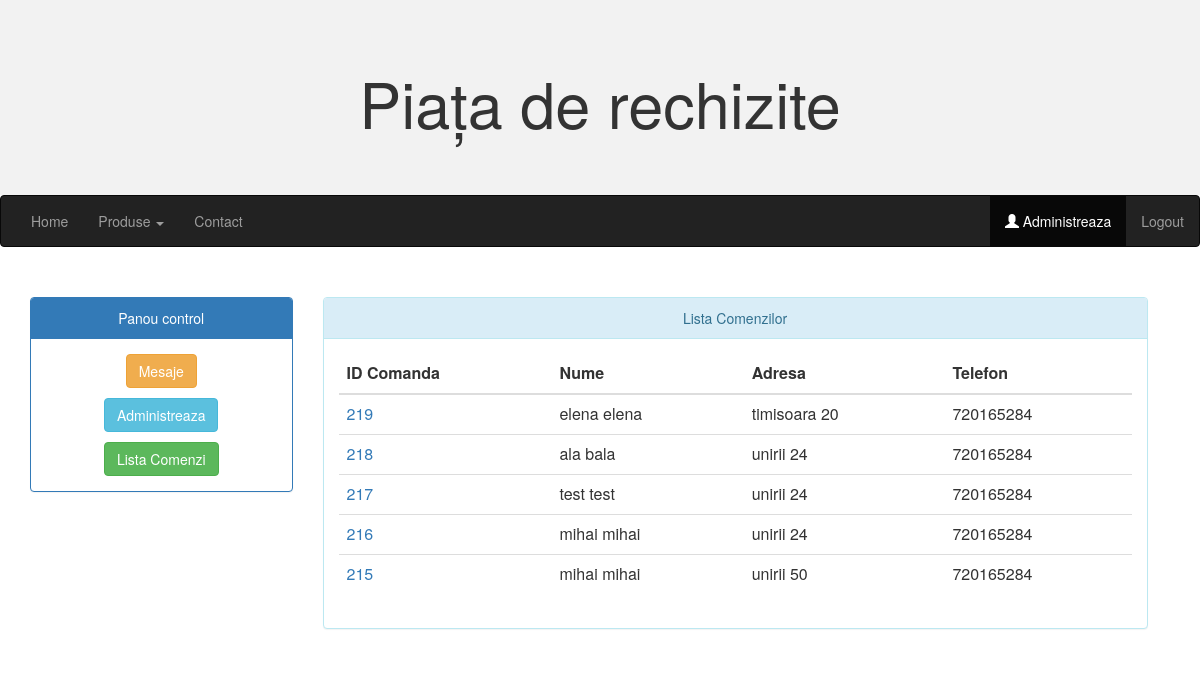
The page /admin/comenzi.php (signed in) on the database its author committed.
### tables this page shows
CREATE TABLE `comenzi` (
  `ID_Comanda` int(11) UNSIGNED NOT NULL,
  `Nume` varchar(50) NOT NULL,
  `Adresa` varchar(200) NOT NULL,
  `Telefon` int(11) NOT NULL
);

### classes/Db.php (called while the page is built, shortened)
<?php
class Db
{
    private $connection;
    public function __construct()
    {
        $content = file("C:\wamp64\www\proiect2\config_file.txt");
        $this->connection = new PDO("mysql:host=localhost;dbname=$dbname", "$username", "$password");
    }
    function query($query)
    {
        if (preg_match('/^select/i', $query))
        {
            if (!empty($this)) {
                return $this->connection->query($query)->fetchAll(PDO::FETCH_ASSOC);
            }
        }
        elseif (preg_match('/^(?i)(update)/',$query) || preg_match('/^(?i)(insert)/',$query)
            || preg_match('/^(?i)(delete)/',$query))
        {
            return $this->connection->exec($query);
        }
    }
}

### admin/comenzi.php (the view, shortened to what this page needs)
<?php
include "../includes/head.php";
include "../includes/navbar_admin.php";
if($_SESSION['logat'])
{
    $db = new Db();
	$query_comenzi = "SELECT * FROM `comenzi` ORDER BY `ID_Comanda` DESC ";
    $comenzi = $db->query($query_comenzi);
}
?>
<body>
<div class="container">
  <div class="row">
    <div class="col-sm-3">
      <div class="panel panel-primary text-center">
        <div class="panel-heading text-center">Panou control</div>
        <div class="panel-body">
			<a href='mesaje.php' class='btn btn-warning' role='button'>Mesaje</a></p>
            <a href='index.php' class='btn btn-info' role='button'>Administreaza</a></p>
            <a href='comenzi.php' class='btn btn-success' role='button'>Lista Comenzi</a>
        </div>
    </div>
</div>
<div class="container">
	<div class='col-sm-9 text-center'>
			<div class='panel panel-info text-center'>
			<div class='panel-heading text-center'>Lista Comenzilor</div>
			<div class='panel-body'>
			<table class="table">
			 <thead>
				<tr>
				<?php
                if( isset( $_GET['id'] ) && is_numeric( $_GET['id']))
                {
                    echo "<th>Produs</th>
                        <th>Pret unitar produs</th>
                        <th>Pret total produs</th>
                        </tr>
                        </thead>
                        <tbody>";
                    $id_comanda = $_GET['id'];
                    $query_order = "SELECT ID_Comanda,ID_Produs,Denumire,Cantitate,Pret FROM comenzi_produse JOIN produse ON comenzi_produse.ID_Produs = produse.ID WHERE ID_Comanda = $id_comanda";
                    $order_products = $db->query($query_order);
                    $totalPrice = "";
                    foreach ($order_products as $product)
                    {
                        $totalProductPrice = $product['Cantitate'] * $product['Pret'];
                        $totalPrice += $totalProductPrice;
                        echo "<tr>
							<td>$product[Cantitate] X $product[Denumire]</td>
							<td> $product[Pret] Ron</td>
							<td>$totalProductPrice</td>
							</tr>";
                    }
                    echo "</tbody>
							</table>
							<p><h4>Total: $totalPrice Ron</h4></p>";
                }
 				else {
                    echo "
                    <th>ID Comanda</th>
					<th>Nume</th>
					<th>Adresa</th>
					<th>Telefon</th>
				</tr>
			</thead>
			<tbody>";
                    foreach ($comenzi as $value) {
                        echo "<tr>
                          <td><a href = 'comenzi.php?id=$value[ID_Comanda]'>$value[ID_Comanda]</a></td>
                          <td>$value[Nume]</td>
                          <td>$value[Adresa]</td>
                          <td>$value[Telefon]</td>
                        </tr>";
                    }
                }
				?>
			</tbody>
			</table>
		   </div>
	    </div>
	  </div>
	</div>
  </div>
</body>

### rows shown on the page
comenzi: ID_Comanda "219", Nume "elena elena", Adresa "timisoara 20", Telefon "720165284"
comenzi: ID_Comanda "218", Nume "ala bala", Adresa "unirii 24", Telefon "720165284"
comenzi: ID_Comanda "217", Nume "test test", Adresa "unirii 24", Telefon "720165284"
comenzi: ID_Comanda "216", Nume "mihai mihai", Adresa "unirii 24", Telefon "720165284"
comenzi: ID_Comanda "215", Nume "mihai mihai", Adresa "unirii 50", Telefon "720165284"
